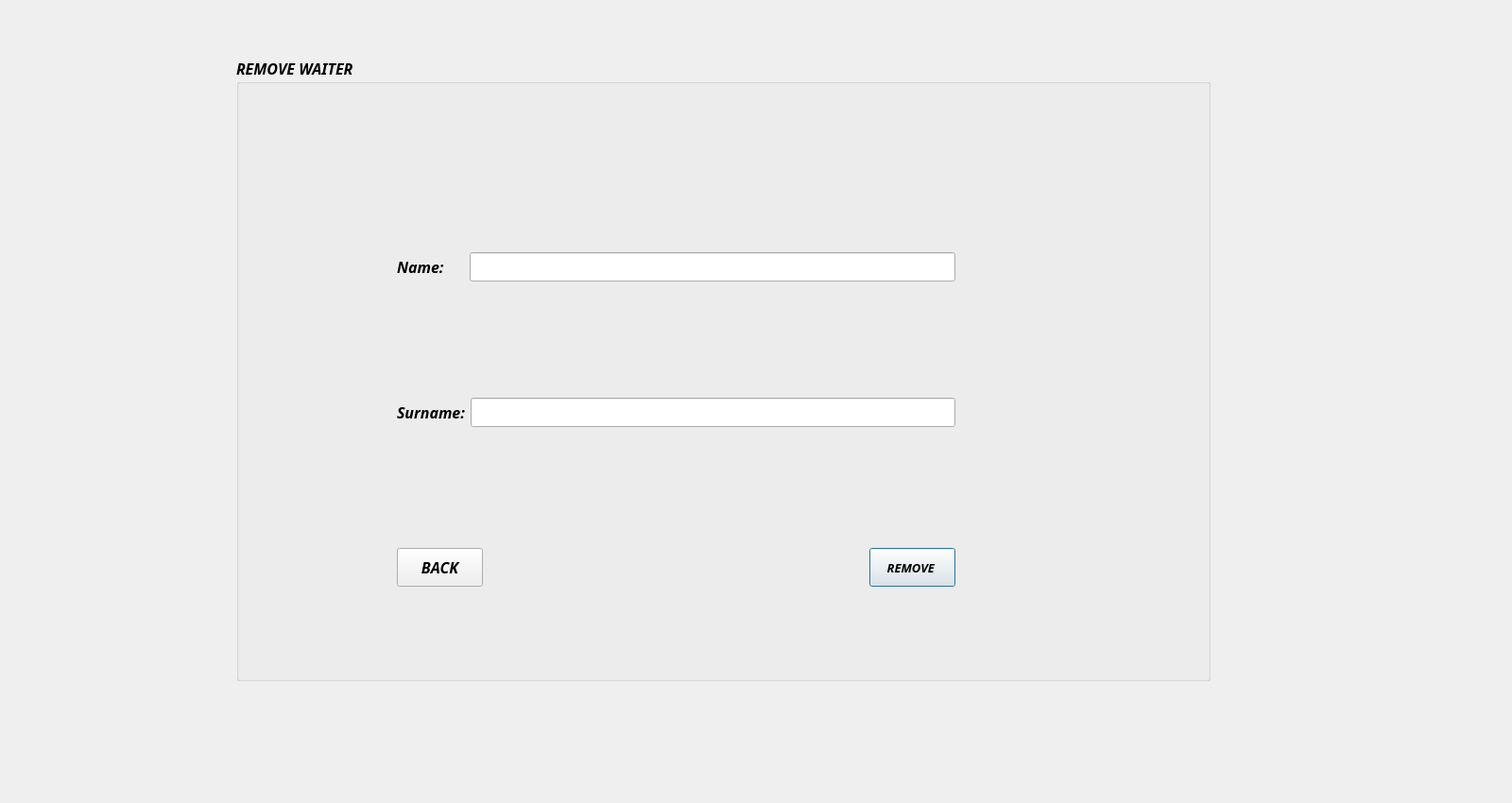
<?xml version="1.0" encoding="UTF-8"?>
<ui version="4.0">
 <class>Remove_waiter</class>
 <widget class="QDialog" name="Remove_waiter">
  <property name="geometry">
   <rect>
    <x>0</x>
    <y>0</y>
    <width>1600</width>
    <height>850</height>
   </rect>
  </property>
  <property name="windowTitle">
   <string>Dialog</string>
  </property>
  <property name="toolTip">
   <string>&lt;html&gt;&lt;head/&gt;&lt;body&gt;&lt;p&gt;&lt;br/&gt;&lt;/p&gt;&lt;/body&gt;&lt;/html&gt;</string>
  </property>
  <widget class="QGroupBox" name="groupBox">
   <property name="geometry">
    <rect>
     <x>250</x>
     <y>60</y>
     <width>1031</width>
     <height>661</height>
    </rect>
   </property>
   <property name="font">
    <font>
     <family>Perpetua Titling MT</family>
     <pointsize>12</pointsize>
     <italic>true</italic>
     <bold>true</bold>
    </font>
   </property>
   <property name="title">
    <string>REMOVE WAITER</string>
   </property>
   <widget class="QWidget" name="layoutWidget">
    <property name="geometry">
     <rect>
      <x>170</x>
      <y>90</y>
      <width>591</width>
      <height>421</height>
     </rect>
    </property>
    <layout class="QVBoxLayout" name="verticalLayout">
     <item>
      <layout class="QHBoxLayout" name="horizontalLayout">
       <item>
        <widget class="QLabel" name="label">
         <property name="text">
          <string>Name:     </string>
         </property>
        </widget>
       </item>
       <item>
        <widget class="QLineEdit" name="Name_lineEdit"/>
       </item>
      </layout>
     </item>
     <item>
      <layout class="QHBoxLayout" name="horizontalLayout_2">
       <item>
        <widget class="QLabel" name="label_2">
         <property name="text">
          <string>Surname:</string>
         </property>
        </widget>
       </item>
       <item>
        <widget class="QLineEdit" name="Surname_lineEdit"/>
       </item>
      </layout>
     </item>
    </layout>
   </widget>
   <widget class="QPushButton" name="Remove_pushButton">
    <property name="geometry">
     <rect>
      <x>670</x>
      <y>520</y>
      <width>91</width>
      <height>41</height>
     </rect>
    </property>
    <property name="font">
     <font>
      <family>Perpetua Titling MT</family>
      <pointsize>10</pointsize>
      <italic>true</italic>
      <bold>true</bold>
     </font>
    </property>
    <property name="text">
     <string>REMOVE </string>
    </property>
   </widget>
   <widget class="QPushButton" name="Back_pushButton">
    <property name="geometry">
     <rect>
      <x>170</x>
      <y>520</y>
      <width>91</width>
      <height>41</height>
     </rect>
    </property>
    <property name="text">
     <string>BACK</string>
    </property>
   </widget>
  </widget>
 </widget>
 <resources/>
 <connections/>
</ui>
